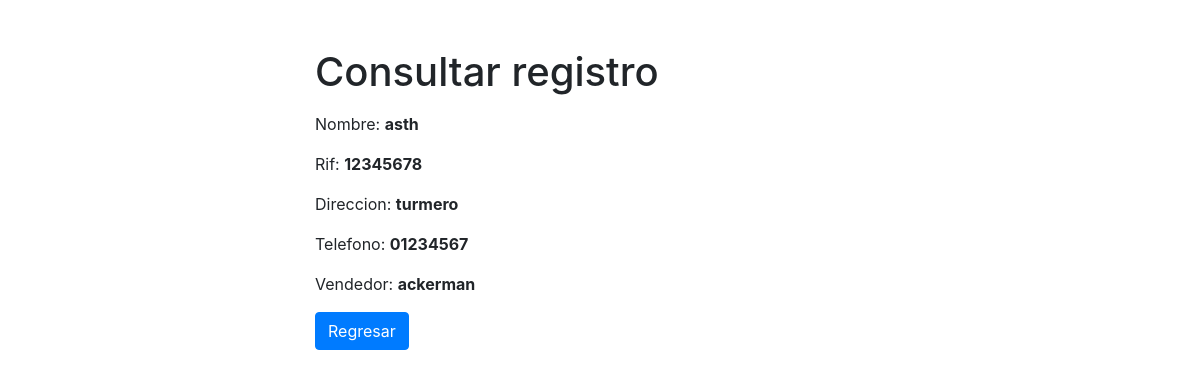
The page /read_clientes.php?id=1 on the database its author committed.
### tables this page shows
CREATE TABLE `clientes` (
  `id` int(11) NOT NULL,
  `nombre` varchar(20) NOT NULL,
  `rif` varchar(20) NOT NULL,
  `direccion` varchar(40) NOT NULL,
  `telefono` varchar(12) NOT NULL,
  `vendedor` varchar(20) NOT NULL
);

### read_clientes.php (the view, shortened to what this page needs)
<?php
if(isset($_GET["id"]) && !empty(trim($_GET["id"]))){
    require_once "conexion_bd.php";
    $sql = "SELECT * FROM clientes WHERE id = ?";
    if($stmt = mysqli_prepare($conexion, $sql)){
        mysqli_stmt_bind_param($stmt, "i", $param_id);
        if(mysqli_stmt_execute($stmt)){
            $result = mysqli_stmt_get_result($stmt);
            if(mysqli_num_rows($result) == 1){
                $row = mysqli_fetch_array($result, MYSQLI_ASSOC);
                $nombre = $row["nombre"];
                $rif = $row["rif"];
                $direccion = $row["direccion"];
                $telefono = $row["telefono"];
                $vendedor = $row["vendedor"];
            } else{
                echo "ERROR..";
            }
        } else{
            echo "ERROR..";
        }
    }
} else{
    echo "ERROR..";
}
?>
<!DOCTYPE html>
<html lang="en">
<head>
    <link rel="stylesheet" href="https://stackpath.bootstrapcdn.com/bootstrap/4.5.2/css/bootstrap.min.css">
</head>
<body>
    <div class="wrapper">
        <div class="container-fluid">
            <div class="row">
                <div class="col-md-12">
                    <h1 class="mt-5 mb-3">Consultar registro</h1>
                    <p>Nombre: <b><?php echo $nombre; ?></b></p>
                    <p>Rif: <b><?php echo $rif; ?></b></p>
                    <p>Direccion: <b><?php echo $direccion; ?></b></p>
                    <p>Telefono: <b><?php echo $telefono; ?></b></p>
                    <p>Vendedor: <b><?php echo $vendedor; ?></b></p>
                    <p><a href="home.php" class="btn btn-primary">Regresar</a></p>
                </div>
            </div>
        </div>
    </div>
</body>
</html>

### read_clientes.php (style rules this page uses)
.wrapper { width: 600px; margin: 0 auto; }

### rows shown on the page
clientes: nombre "asth", rif "12345678", direccion "turmero", telefono "01234567", vendedor "ackerman"
